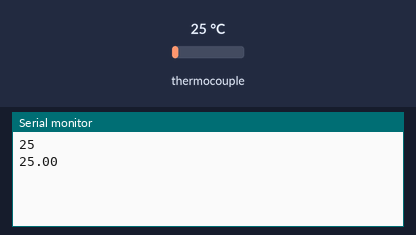
This sketch was run on a simulated Arduino Uno, built with avr-gcc and run on an emulated ATmega328P. Parts: the last lines printed to the serial monitor. Inputs (shaded band) come from the test bench; at power-on: thermocouple 25 °C.

Above: at 2.2 s.
2.3 s: thermocouple set to 6 °C
At 3.6 s:
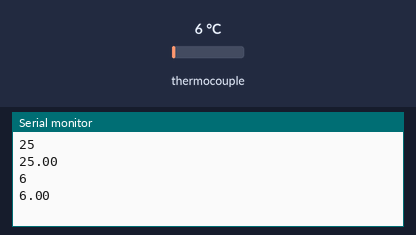
3.8 s: thermocouple set to 75 °C
At 4.6 s:
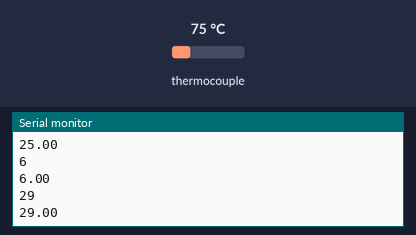
Timing chart, 0 to 6.8 s (numbered marks = the images above; inputs shaded):
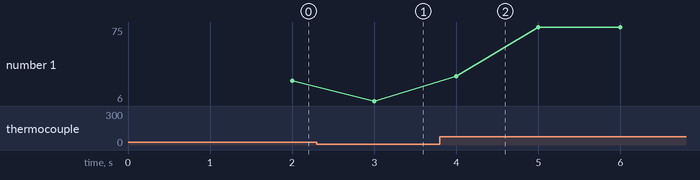

Measured:
- after the input at 2.3 s, the serial monitor: prints a new line after 0.70 s (image 1)
- after the input at 3.8 s, the serial monitor: prints a new line after 0.20 s (image 2)
- plotted number 1: 25 → 6 after the input at 2.3 s, 6 → 75 after the input at 3.8 s

The sketch:

K-Pair.ino
```cpp
#include <max6675.h>

// Пины подключения
int thermoDO = 19;
int thermoCS = 5;
int thermoCLK = 18;

MAX6675 thermocouple(thermoCLK, thermoCS, thermoDO);

float sumTemperatures = 0.0;
int countMeasurements = 0;

unsigned long lastMeasureTime = 0;
unsigned long lastOutputTime = 0;
const unsigned long measureInterval = 333;   // ~3 измерения в секунду
const unsigned long outputInterval = 1000;   // вывод раз в секунду

void setup() {
  Serial.begin(115200);
  // Небольшая задержка для стабилизации, без вывода в порт
  delay(1000);
  lastMeasureTime = millis();
  lastOutputTime = millis();
}

void loop() {
  unsigned long currentMillis = millis();

  // 1. Измерения с заданным интервалом
  if (currentMillis - lastMeasureTime >= measureInterval) {
    lastMeasureTime = currentMillis;
    float celsius = thermocouple.readCelsius();

    if (!isnan(celsius)) {
      sumTemperatures += celsius;
      countMeasurements++;
    }
    // Если ошибка — измерение просто пропускается (не влияет на среднее)
  }

  // 2. Вывод усреднённого значения раз в секунду
  if (currentMillis - lastOutputTime >= outputInterval) {
    lastOutputTime = currentMillis;

    if (countMeasurements > 0) {
      float averageTemp = sumTemperatures / countMeasurements;
      int roundedTemp = round(averageTemp);   // округление до целого

      // Единственное, что уходит в Serial — целое число
      Serial.println(roundedTemp);
      Serial.println(averageTemp);

      // Сброс накопителей
      sumTemperatures = 0.0;
      countMeasurements = 0;
    }
    // Если измерений не было (например, ошибка) — ничего не выводим,
    // на графике будет пропуск (точка не ставится)
  }
}
```
